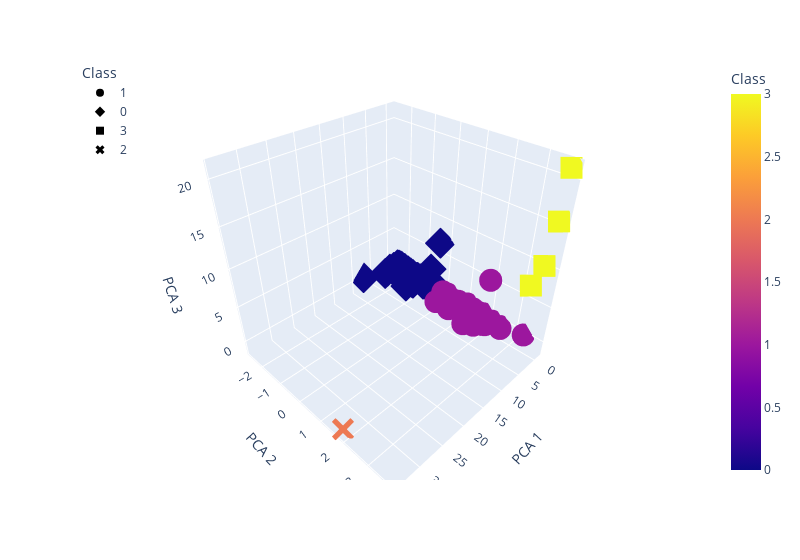

Notebook source saved alongside this figure:
### Markdown cell above
### Visualizing Results

#### 3D-Scatter with Clusters

### Code cell
# Create a 3D-Scatter with the PCA data and the clusters
fig = px.scatter_3d(
    crypto_df,
    x="PCA 3",
    y="PCA 2",
    z="PCA 1",
    color="Class",
    symbol="Class",
    hover_name="CoinName",
    hover_data=["Algorithm"],
    width=800,
)
fig.update_layout(legend=dict(x=0, y=1))
fig.show()

### Figure 1 — Plotly figure (JSON) as saved in the notebook; plotly's stock layout.template omitted (floating-point values rounded to 4 significant figures; data arrays with more than 128 entries replaced by an {"elided": "..."} marker saying what was removed)
{"data": [{"customdata": {"elided": "285x1 str values"}, "hovertemplate": "<b>%{hovertext}</b><br><br>Class=%{marker.color}<br>PCA 1=%{x}<br>PCA 2=%{y}<br>PCA 3=%{z}<br>Algorithm=%{customdata[0]}<extra></extra>", "hovertext": {"elided": "285 str values"}, "legendgroup": "1", "marker": {"color": {"elided": "285 int values"}, "coloraxis": "coloraxis", "symbol": "circle"}, "mode": "markers", "name": "1", "scene": "scene", "showlegend": true, "type": "scatter3d", "x": {"elided": "285 float values"}, "y": {"elided": "285 float values"}, "z": {"elided": "285 float values"}}, {"customdata": {"elided": "243x1 str values"}, "hovertemplate": "<b>%{hovertext}</b><br><br>Class=%{marker.color}<br>PCA 1=%{x}<br>PCA 2=%{y}<br>PCA 3=%{z}<br>Algorithm=%{customdata[0]}<extra></extra>", "hovertext": {"elided": "243 str values"}, "legendgroup": "0", "marker": {"color": {"elided": "243 int values"}, "coloraxis": "coloraxis", "symbol": "diamond"}, "mode": "markers", "name": "0", "scene": "scene", "showlegend": true, "type": "scatter3d", "x": {"elided": "243 float values"}, "y": {"elided": "243 float values"}, "z": {"elided": "243 float values"}}, {"customdata": [["VeChainThor Authority"], ["Proof-of-Authority"], ["ECC 256K1"], ["Leased POS"]], "hovertemplate": "<b>%{hovertext}</b><br><br>Class=%{marker.color}<br>PCA 1=%{x}<br>PCA 2=%{y}<br>PCA 3=%{z}<br>Algorithm=%{customdata[0]}<extra></extra>", "hovertext": ["Vechain", "Poa Network", "Acute Angle Cloud", "Waves"], "legendgroup": "3", "marker": {"color": [3, 3, 3, 3], "coloraxis": "coloraxis", "symbol": "square"}, "mode": "markers", "name": "3", "scene": "scene", "showlegend": true, "type": "scatter3d", "x": [4.154, 0.01819, -0.2893, -0.6339], "y": [3.732, 3.655, 3.779, 3.774], "z": [9.628, 10.55, 15.81, 21.2]}, {"customdata": [["TRC10"]], "hovertemplate": "<b>%{hovertext}</b><br><br>Class=%{marker.color}<br>PCA 1=%{x}<br>PCA 2=%{y}<br>PCA 3=%{z}<br>Algorithm=%{customdata[0]}<extra></extra>", "hovertext": ["BitTorrent"], "legendgroup": "2", "marker": {"color": [2], "coloraxis": "coloraxis", "symbol": "x"}, "mode": "markers", "name": "2", "scene": "scene", "showlegend": true, "type": "scatter3d", "x": [34.06], "y": [1.775], "z": [-1.297]}], "layout": {"coloraxis": {"colorbar": {"title": {"text": "Class"}}, "colorscale": [[0, "#0d0887"], [0.1111, "#46039f"], [0.2222, "#7201a8"], [0.3333, "#9c179e"], [0.4444, "#bd3786"], [0.5556, "#d8576b"], [0.6667, "#ed7953"], [0.7778, "#fb9f3a"], [0.8889, "#fdca26"], [1, "#f0f921"]]}, "legend": {"title": {"text": "Class"}, "tracegroupgap": 0, "x": 0, "y": 1}, "margin": {"t": 60}, "scene": {"domain": {"x": [0, 1], "y": [0, 1]}, "xaxis": {"title": {"text": "PCA 1"}}, "yaxis": {"title": {"text": "PCA 2"}}, "zaxis": {"title": {"text": "PCA 3"}}}, "width": 800}}
